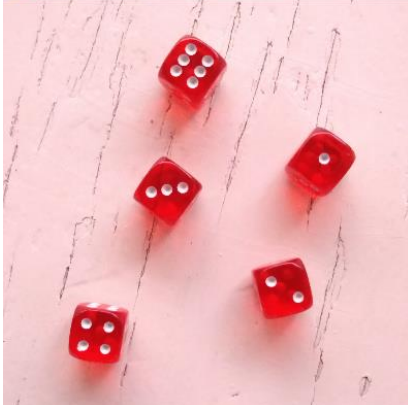
#> input picture imagens/dados3.png, 408 x 405 px
$ jupyter execute oficial.ipynb   (shell and % lines are left out)   (older library calls are emulated)
#> lines starting #> are read from the running program, lines starting #| are printed output that depends on the picture; after the words box and inside, x2 and y2 are one past the last pixel; in counts of white or black regions, pixels touching at a corner belong together
[cell 1]
#importando as librarys necessarias

from skimage import exposure
import numpy as np
import cv2
import mahotas
import argparse
import imutils
import matplotlib.pyplot as plt

[cell 2]
#importando as imagens
imgColorida = cv2.imread('imagens/dados3.png')
#> imgColorida is the input picture: shape (405, 408, 3); mean B, G, R 188.2, 184.6, 239.8

[cell 3]
#redimensionando as imagens -> imutils é utilizada para modificar o tamanho mantendo a proporção
ratio = imgColorida.shape[0] / 300.0
#> ratio = 1.35
imgColorida = imutils.resize(imgColorida, height = 300)
#> imgColorida: shape (300, 302, 3)
orig = imgColorida.copy()
#cv2.imshow('imagem original', orig)
#cv2.waitKey()

[cell 4]
#definindo os parâmetros do putText -> método usado para desenhar uma string de texto em qualquer imagem.
'''
fonte = cv2.FONT_HERSHEY_SIMPLEX
# Window name in which image is displayed
text = 'Image'
#create org
org = (10,20)
# fontScale
fontScale = 0.5
# Blue color in BGR
color = (255, 0, 0)
# Line thickness of 2 px
thickness = 0
cv2.putText(imgColorida, text, org, fonte, fontScale, color, thickness, cv2.LINE_AA)
cv2.imshow('imprime', imgColorida)
cv2.waitKey()'''

[cell 5]
#iniciando o processo de binarização da imagem

#convertendo para a escala cinza
imgGray = cv2.cvtColor(imgColorida, cv2.COLOR_BGR2GRAY)
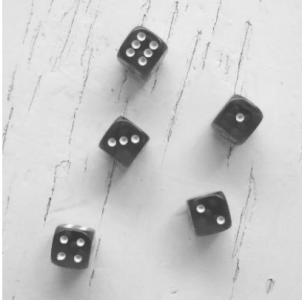
#> imgGray: shape (300, 302); min 53, max 255, mean 201.5
print(imgGray)
#> (printed output is left out)
#cv2.imshow('escala cinza',imgGray)
#cv2.waitKey()

#aplicando o Blur -> filtro de suavição para ajudar no tratamento de ruídos
suave = cv2.blur(imgGray, ksize = (5, 5))
#suave2 = cv2.blur(imgGray2, ksize = (5, 5))
#cv2.imshow('imagem com blur', suave)
#cv2.waitKey()

[cell 6]
#ret,thresh = cv2.threshold(suave,100,255,0)
#cv2.imshow('imagem binarizada', thresh)
#cv2.waitKey()

[cell 7]
#aplicando a binarização resultando em pixels brancos e pretos com o método de limiarização de Otsu:
T = mahotas.thresholding.otsu(suave)
#> T = 159
bin = suave.copy()
bin[bin > T] = 255
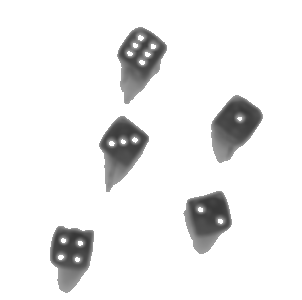
#> bin: shape (300, 302); min 55, max 255, mean 237.4
bin[bin < 255] = 0
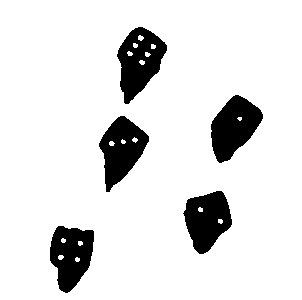
#> bin: shape (300, 302); 88.3% white; 5 black regions, box (x1, y1, x2, y2) and area: (117, 27, 167, 104) 2220, (211, 95, 263, 163) 2168, (99, 116, 149, 192) 2108, (183, 191, 232, 254) 2037, (50, 226, 94, 293) 2023
bin = cv2.bitwise_not(bin)
cv2.imshow('imagem binarizada',bin)
cv2.waitKey()
cv2.imwrite('nova_imagem.png',bin)
#> Out = True
#cv2.destroyAllWindows()

[cell 8]
#Detecção de bordas com Canny
bordas = cv2.Canny(bin, 50, 200)
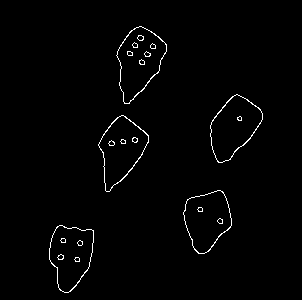
#> bordas: shape (300, 302); 1.4% white in thin lines or dots, all inside (x1, y1, x2, y2) = (49, 26, 263, 293)
cv2.imshow('img com bordas',bordas)
cv2.waitKey()

[cell 9]
#aplicando o findCoutours
contours, hierarchy = cv2.findContours(bordas.copy(),cv2.RETR_EXTERNAL,cv2.CHAIN_APPROX_SIMPLE)
#> contours = 5 contours; box (x1, y1, x2, y2) and area: (116, 26, 167, 104) 2382, (210, 94, 263, 163) 2209, (98, 115, 149, 192) 2206, (49, 225, 94, 293) 2127, (183, 190, 232, 254) 2096

[cell 10]
#empilhar a sequência de matrizes de entrada verticalmente para fazer uma única matriz
pilha = np.vstack([np.hstack([imgGray, suave]),  np.hstack([bin, bordas])])
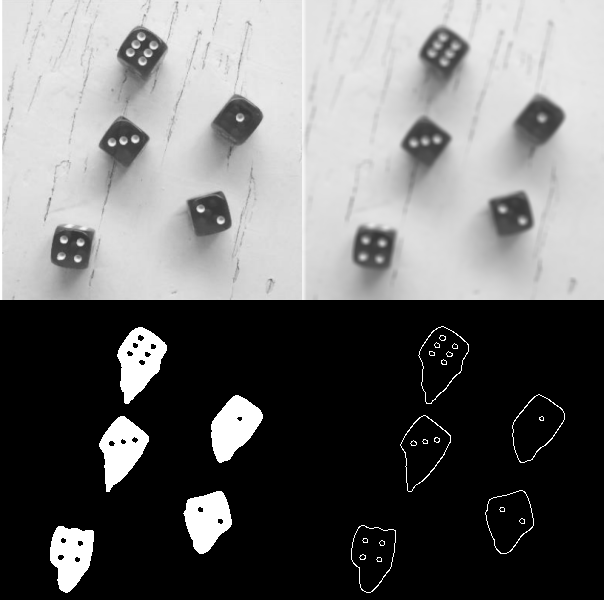
#> pilha: shape (600, 604); min 0, max 255, mean 109.1

[cell 11]
#mostra as imagens em todas as suas etapas de processamento Gray, blur, binary e Canny
cv2.imshow('objetos: '+str(len(hierarchy)), pilha)
cv2.waitKey(0)

[cell 12]
def retornaText(orig, texto, cor=(255,0,0)):
    fonte = cv2.FONT_HERSHEY_SIMPLEX
    cv2.putText(orig, texto, (10,20), fonte, 0.5, cor, 0, cv2.LINE_AA)

[cell 13]
contornos = 'Numero de dados encontrados: '+ str(len(contours))
#> contornos = 'Numero de dados encontrados: 5'
print(contornos)
#| Numero de dados encontrados: 5

[cell 14]
#retorna a contagem dos contornos
cv2.drawContours(orig, contours,-1, (255, 0, 0), 2)
retornaText(orig, str(len(contours))+" objetos encontrados!")
#> in retornaText, `cv2.putText(orig, texto, (10,20), fonte, 0.5, cor, 0, cv2.LINE_AA)`:
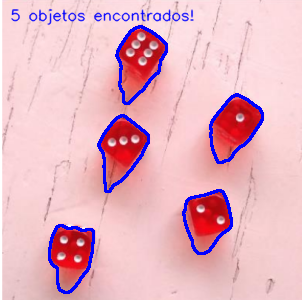
#> orig: shape (300, 302, 3); mean B, G, R 192.6, 178.6, 230.3
#print(orig,'resultado:' + str(len(contours)))
cv2.imshow("Resultado", orig)
cv2.waitKey(0)
cv2.destroyAllWindows
